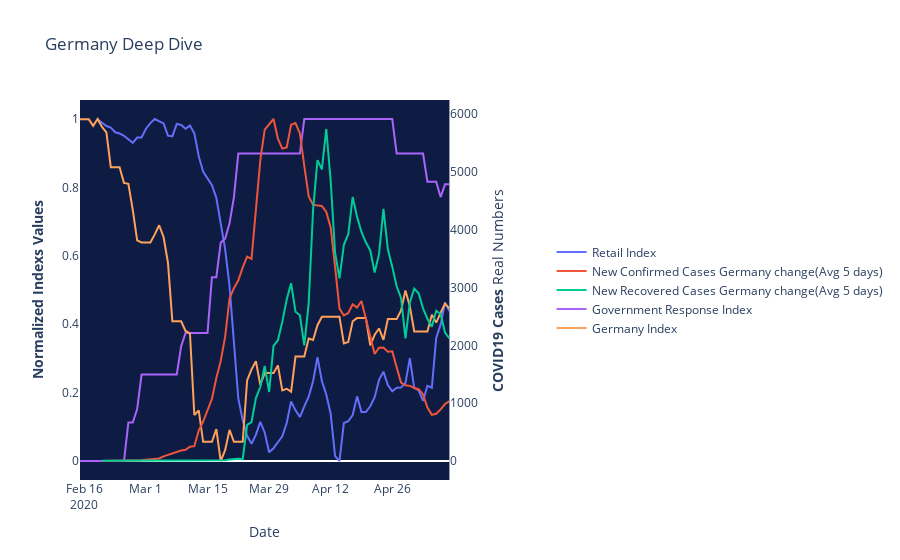

The code cell stored with this chart in its notebook:
### Code cell
graphi(Germany, "Germany")
